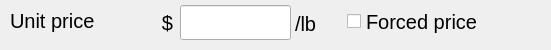
    <widget class="QWidget" name="gb2UnitPrice" native="true">
     <property name="geometry">
      <rect>
       <x>32</x>
       <y>129</y>
       <width>551</width>
       <height>50</height>
      </rect>
     </property>
     <property name="font">
      <font>
       <pointsize>15</pointsize>
      </font>
     </property>
     <widget class="QCheckBox" name="chkbox2UnitPriceForcedPrice">
      <property name="geometry">
       <rect>
        <x>347</x>
        <y>4</y>
        <width>231</width>
        <height>35</height>
       </rect>
      </property>
      <property name="font">
       <font>
        <pointsize>15</pointsize>
       </font>
      </property>
      <property name="text">
       <string>Forced price</string>
      </property>
     </widget>
     <widget class="QLabel" name="lbl2UnitPriceCurrencySymbol">
      <property name="geometry">
       <rect>
        <x>157</x>
        <y>8</y>
        <width>21</width>
        <height>29</height>
       </rect>
      </property>
      <property name="font">
       <font>
        <pointsize>15</pointsize>
       </font>
      </property>
      <property name="text">
       <string notr="true">$</string>
      </property>
      <property name="alignment">
       <set>Qt::AlignCenter</set>
      </property>
     </widget>
     <widget class="hobart::numericLineEdit" name="le2UnitPrice">
      <property name="geometry">
       <rect>
        <x>180</x>
        <y>5</y>
        <width>111</width>
        <height>35</height>
       </rect>
      </property>
      <property name="font">
       <font>
        <pointsize>19</pointsize>
       </font>
      </property>
      <property name="text">
       <string notr="true"/>
      </property>
     </widget>
     <widget class="QLabel" name="lbl2UnitPriceUnitSymbol">
      <property name="geometry">
       <rect>
        <x>295</x>
        <y>9</y>
        <width>31</width>
        <height>29</height>
       </rect>
      </property>
      <property name="font">
       <font>
        <pointsize>15</pointsize>
       </font>
      </property>
      <property name="text">
       <string notr="true">/lb</string>
      </property>
      <property name="alignment">
       <set>Qt::AlignLeading|Qt::AlignLeft|Qt::AlignVCenter</set>
      </property>
     </widget>
     <widget class="QLabel" name="lblUnitPrice">
      <property name="geometry">
       <rect>
        <x>10</x>
        <y>5</y>
        <width>141</width>
        <height>31</height>
       </rect>
      </property>
      <property name="font">
       <font>
        <pointsize>15</pointsize>
       </font>
      </property>
      <property name="text">
       <string>Unit price</string>
      </property>
     </widget>
    </widget>
